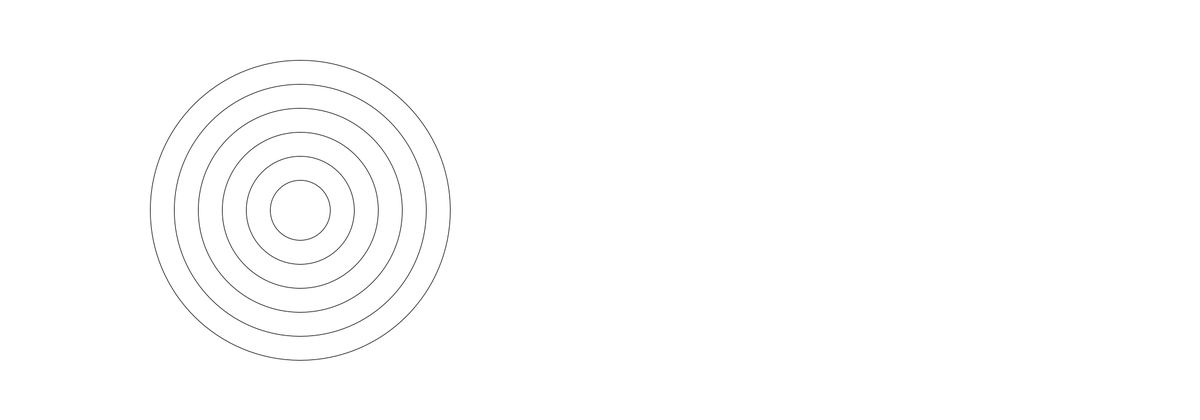
Frame 1 (no input)
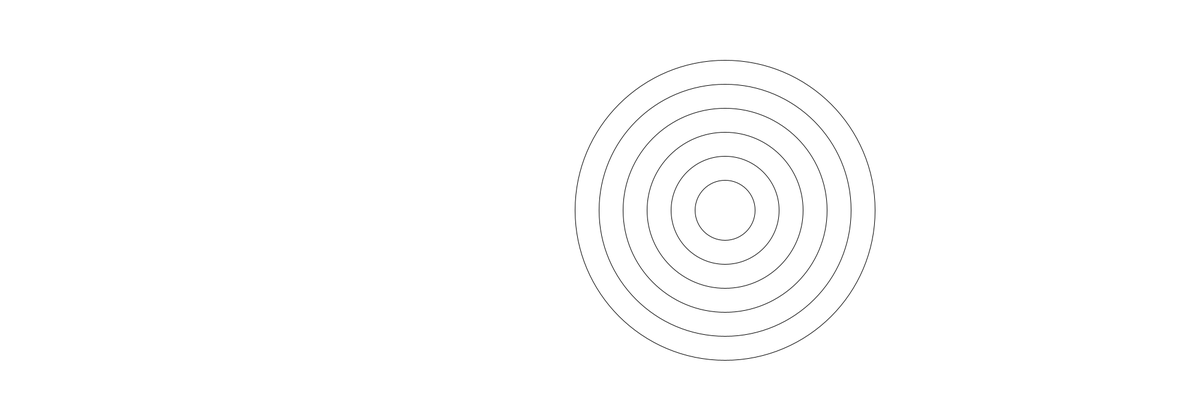
Frame 60 (the mouse pressed at the canvas centre just before this capture)
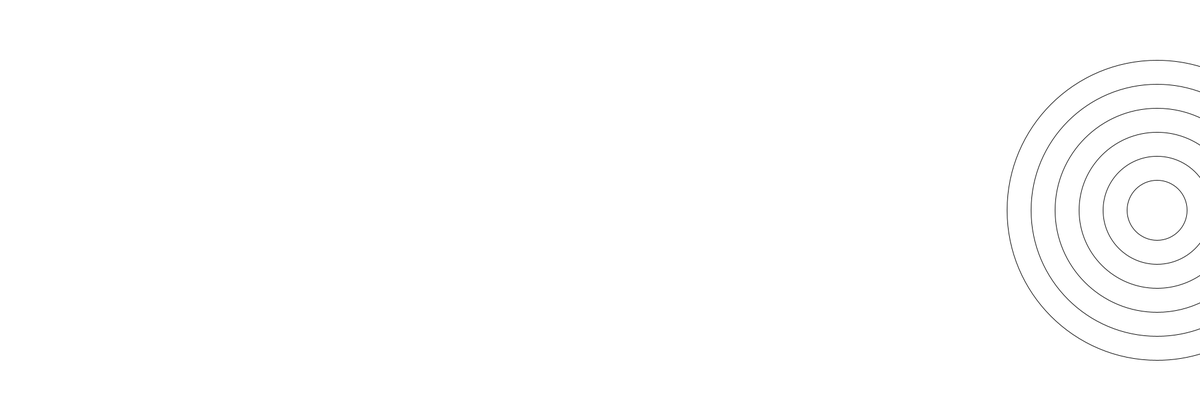
Frame 120 (the mouse held since frame 60 and released just before this capture)

The Processing sketch that drew these frames (run headless with seeded random() and noise(); from frame 60 on, the mouse is pressed at the canvas centre):

// Processing sketch: amazing_rings
// ── amazing_rings.pde

  
  // Go to the recipe to run the demonstration before starting this program
  
  /*
  Use the code from your Bullseye program to draw the rings shown in this recipe.
  You can use the noFill() command to make your ellipses transparent.
  Make the rings move past each other.
  When the rings hit the side of the sketch, make them reverse their direction.
  */

int x = 500;
int y = 350;
int wh = 500;
int speed = 12;
void setup() {
 
  // set the size of your sketch
  size(2000,700);
  background(#FFFFFF);
  
}

void draw() {
  background(#FFFFFF);
  noFill();
  //Starting with the largest ellipse, use a for loop to draw a bullseye with ellipses.
  for (int i = 0; i < 6; i++) {
    noFill();
    ellipse(x,y,wh,wh);
    wh-=80;
  }
wh=500;

x+=speed;
if(x>=2000)  {
  speed= -speed;
}
if(x<=0)  {
  speed= -speed;
}
  //Use an if statement and modulo to alternate the color of your rings.
  
  
}
